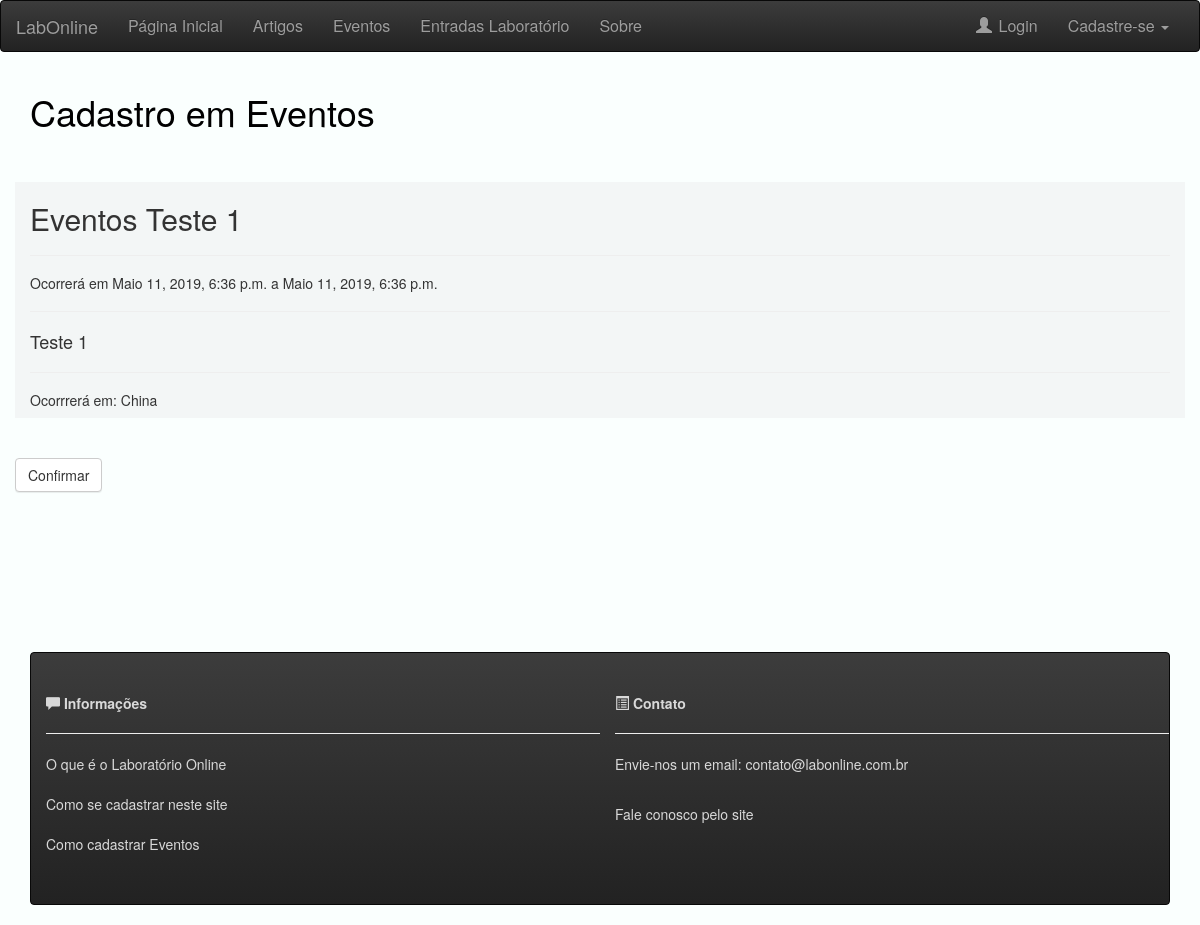
The app's page /cadastro_em_evento/1/, older data.
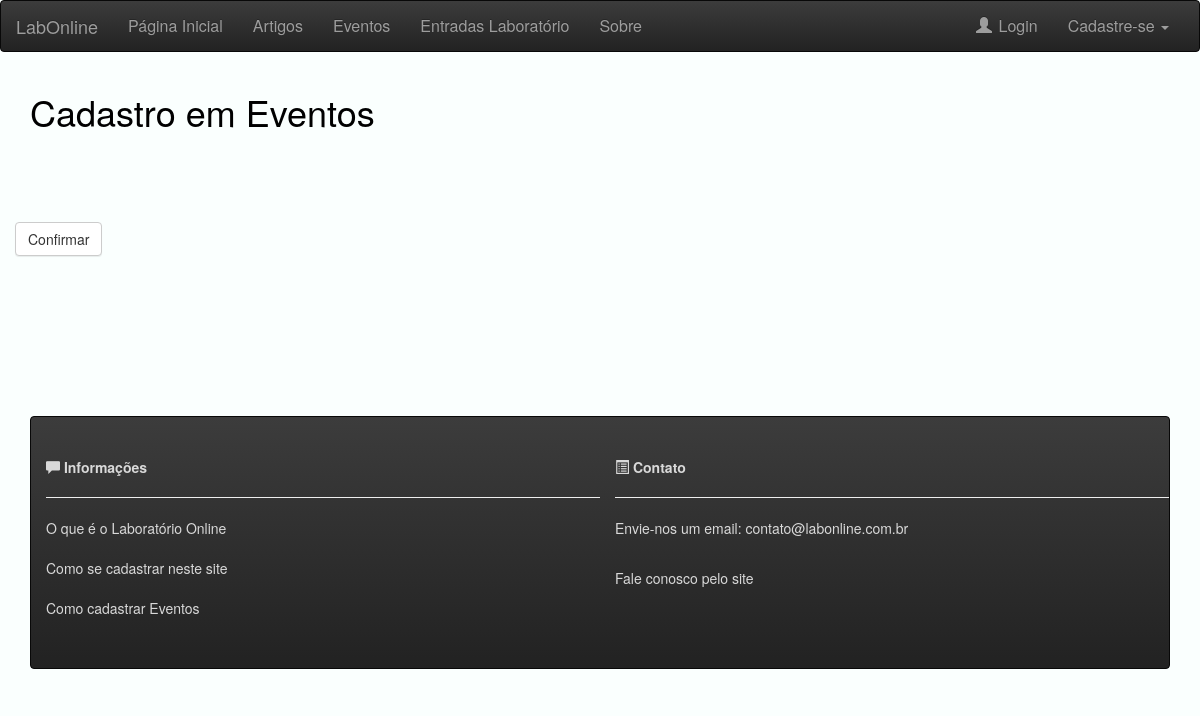
The same page, newer data.
### laboratorio/models.py (models this page shows, shortened)
class Evento(models.Model):
	nome_evento = models.TextField(default='')
	data_inicio = models.DateTimeField()
	data_fim = models.DateTimeField()
	qualis = models.TextField(default='')
	area = models.TextField(default='')
	local = models.TextField(default='')
	descricao = models.TextField(default='')

### laboratorio/views.py (the view)
# urls.py: url(r'^cadastro_em_evento/(?P<id>\d+)/$', views.cadastro_em_evento, name='cadastro_em_evento.html'),
def cadastro_em_evento(request, id):
    eventos = Evento.objects.all().filter(id=id)
    if (request.method == 'POST'):
    	Aluno.setEventoCadastrado(eventos)
    	Aluno.save
    return render(request, 'cadastro_em_evento.html', {'eventos':eventos})

### laboratorio/templates/cadastro_em_evento.html (shortened to what this page needs)
{% extends 'base.html' %}
{% block body %}
	<div class="container" >
	  	<h1>Cadastro em Eventos</h1>
	  	<br><br>
	  <form class="form-horizontal" action="#" method="POST">{% csrf_token %}
   	 <div class="form-group">
		<div class="container" style="background-color: rgba(230,230,230,.35);">
		 {% for ev in eventos %}
		<h2>{{ ev.nome_evento }}</h2><hr>
		<h5> Ocorrerá em {{ev.data_inicio}} a {{ev.data_fim}} </h5><hr>
		<h4>{{ev.descricao}}</h4><hr>
		<h5>Ocorrrerá em: {{ev.local}}</h5>
		 {% endfor %}
  	</div>
  	<br><br>
  	<button type="submit" onclick="" class="btn btn-default">Confirmar</button>
 </div>
  	  </form>
{% endblock %}

Row changes from the older to the newer data that the page shows:
removed Evento: nome_evento "Eventos Teste 1", data_inicio "Maio 11, 2019, 6:36 p.m.", data_fim "Maio 11, 2019, 6:36 p.m.", descricao "Teste 1", local "China"
